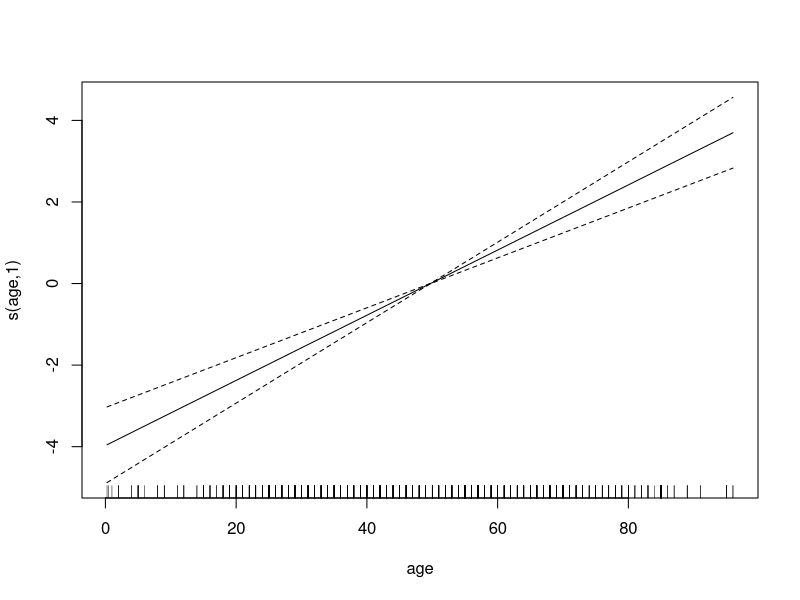
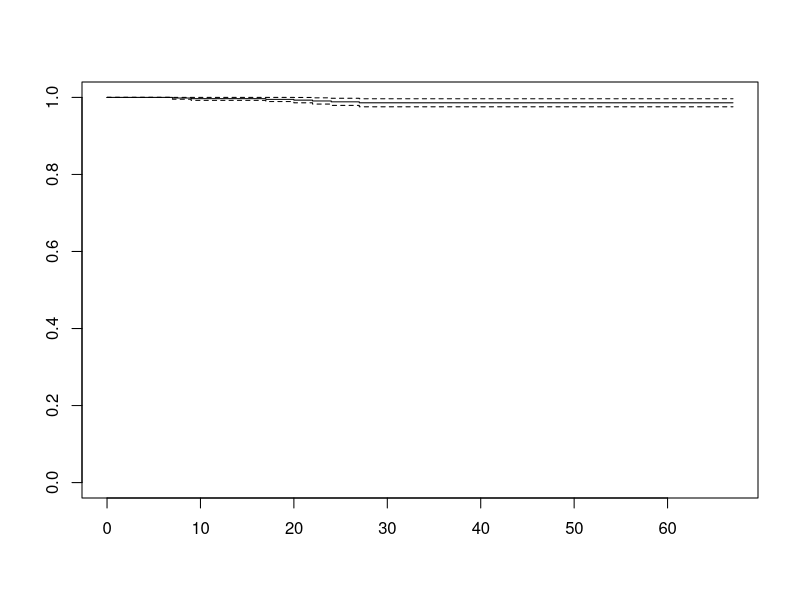
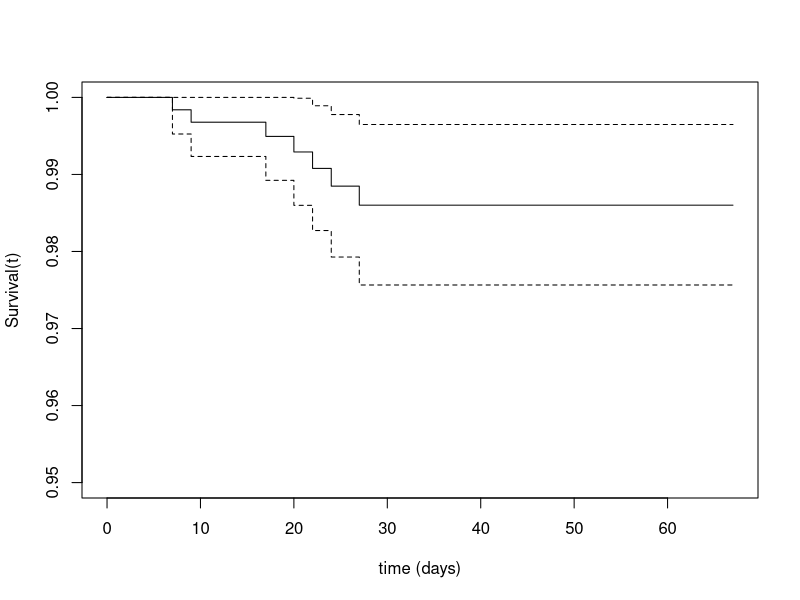
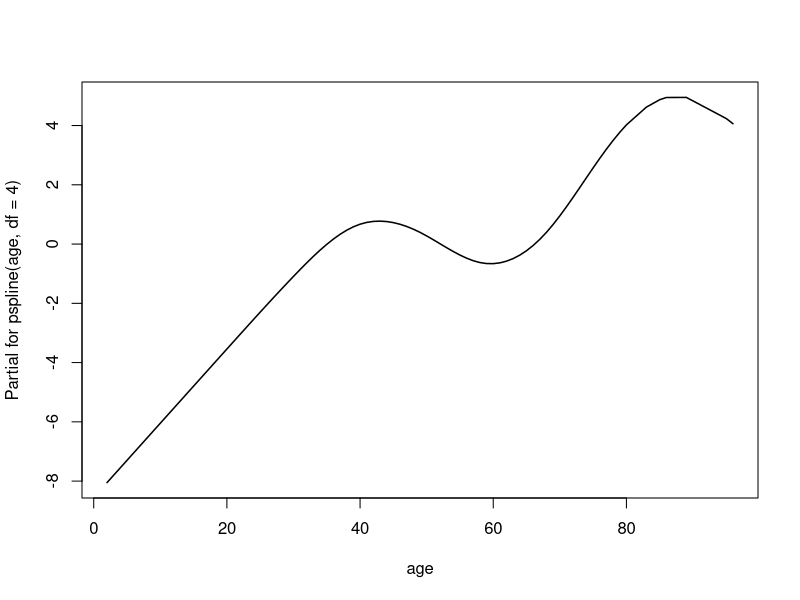
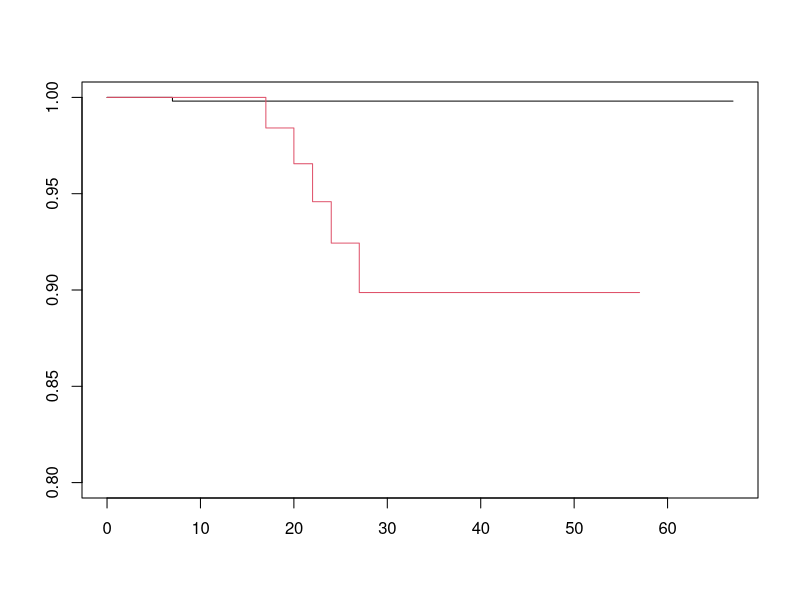

R code for these plots, in order:
## ---- chunk 1
library(tidyverse)
## ---- chunk 2
d_raw <- read_csv("covid19.csv",
              col_types = cols(id = 'c', case_in = 'c', age = 'd', if_onset_approximated = 'l',
                               international_traveler = 'l', domestic_traveler = 'l', traveler = 'l',
                               `visiting Wuhan` = 'l', `from Wuhan` = 'l',
                               .default = 'c'
                               ))
## ---- chunk 3
#?
#d_raw <- d_raw[-2224,]
## ---- chunk 4
table(d_raw$death)
## ---- chunk 5
table(d_raw$gender, useNA = "always")
## ---- chunk 6
as_date <- function(x) as.Date(x, format = "%m/%d/%y")
d <-
  d_raw %>%
  mutate(reporting_date = as_date(reporting_date),
         hosp_visit_date = as_date(hosp_visit_date),
         exposure_start = as_date(exposure_start),
         exposure_end = as_date(exposure_end),
         symptom_onset = as_date(symptom_onset),
         death_status = death != "0",
         death_date = as.Date(ifelse(!death %in% c("0", "1"), as.Date(death, format = "%m/%d/%y", origin = "1970-01-01"), NA), origin = "1970-01-01"),
         gender = factor(gender, levels = c("female", "male")))
## ---- chunk 7
with(d, table(death_status, gender))
with(d, round(100 * prop.table(table(death_status, gender), 2), 1))
with(d, chisq.test(table(death_status, gender)))
## ---- chunk 8
with(d, fisher.test(table(death_status, gender)))
## ---- chunk 9
summary(lm(death_status ~ gender, data = d))
## ---- chunk 10
summary(glm(death_status ~ gender, data = d, family = "binomial"))
## ---- chunk 11
exp(confint(glm(death_status ~ gender, data = d, family = "binomial"))[2,])
## ---- chunk 12
exp(0.5069)
## ---- chunk 13
summary(glm(death_status ~ age, data = d, family = "binomial"))
## ---- chunk 14
fit <- glm(death_status ~ I(age/10), data = d, family = "binomial")
summary(fit)
## ---- chunk 15
exp(confint(fit)[2,])
## ---- chunk 16
library(mgcv)
fit <- gam(death_status ~ s(age), data = d, family = "binomial")
## ---- chunk 17
summary(fit)
## ---- chunk 18
plot(fit)
## ---- chunk 19
fit <- glm(death_status ~ age + I(age^2), data = d, family = "binomial")
summary(fit)
## ---- chunk 20
d2 <- mutate(d, age_70 = ifelse(age > 70, age - 70, 0))
## ---- chunk 21
fit <- glm(death_status ~ age + age_70, data = d2, family = "binomial")
summary(fit)
## ---- chunk 22
exp(coef(fit)[2])
## ---- chunk 23
exp(sum(coef(fit)[2:3]))
## ---- chunk 24
d3 <- mutate(d,
             age_l70 = ifelse(age <= 70, age, 70),
             age_g70 = ifelse(age > 70, age - 70, 0))
fit <- glm(death_status ~ age_l70 + age_g70, data = d3, family = "binomial")

summary(fit)
## ---- chunk 25
exp(confint(fit)[2:3,])
## ---- chunk 26
table(d$country)
## ---- chunk 27
d1 <- mutate(d, country = relevel(factor(country), ref = "China"))
summary(glm(death_status ~ country, data = d1, family = "binomial"))
## ---- chunk 28
fit <- glm(death_status ~ I(age/10) + gender + country, data = d1, family = "binomial")
summary(fit)
## ---- chunk 29
exp(coef(fit)[2:3])
## ---- chunk 30
library(survival)
END_OF_STUDY <- as.Date("2020-03-10", format = "%Y-%m-%d", origin = "1970-01-01")
## ---- chunk 31
d_surv <-
  d %>%
  filter(!is.na(symptom_onset), !is.na(death_status),
         !(is.na(death_date) & death_status)) %>%
  mutate(
    death_date = as.Date(ifelse(is.na(death_date), END_OF_STUDY, death_date), origin = "1970-01-01"),
    time = difftime(death_date, symptom_onset, units = "days")
  )
## ---- chunk 32
fit <- survfit(Surv(time, death_status) ~ 1, data = d_surv)
plot(fit)
## ---- chunk 33
plot(fit, ylim = c(0.95, 1),
     xlab = "time (days)", ylab = "Survival(t)")
## ---- chunk 34
fit
## ---- chunk 35
summary(d_surv)
## ---- chunk 36
summary(coxph(Surv(time, death_status) ~ gender, data = d_surv))
## ---- chunk 37
summary(coxph(Surv(time, death_status) ~ country, data = d_surv))
## ---- chunk 38
summary(coxph(Surv(time, death_status) ~ I(age / 10), data = d_surv))
## ---- chunk 39
fit_age <- coxph(Surv(time, death_status) ~ pspline(age, df = 4), data = d_surv)
summary(fit_age)
## ---- chunk 40
termplot(fit_age, col.term = 1, col.se = 1)
## ---- chunk 41
e <-
  d_surv %>%
  mutate(
    age_70p = ifelse(age <= 70, 0, age - 70)
  )
## ---- chunk 42
fit_age_segments <- coxph(Surv(time, death_status) ~ age_70p, data = e)
summary(fit_age_segments)
## ---- chunk 43
fit_age_binary <- coxph(Surv(time, death_status) ~ I(age > 70), data = e)
summary(fit_age_binary)
## ---- chunk 44
e$x <- factor(ifelse(e$age > 70, ">70", "<=70"), levels = c("<=70", ">70"))
plot(survfit(Surv(time, death_status) ~ I(age > 70), data = e),
     ylim = c(0.8, 1),
     col = 1:2)
